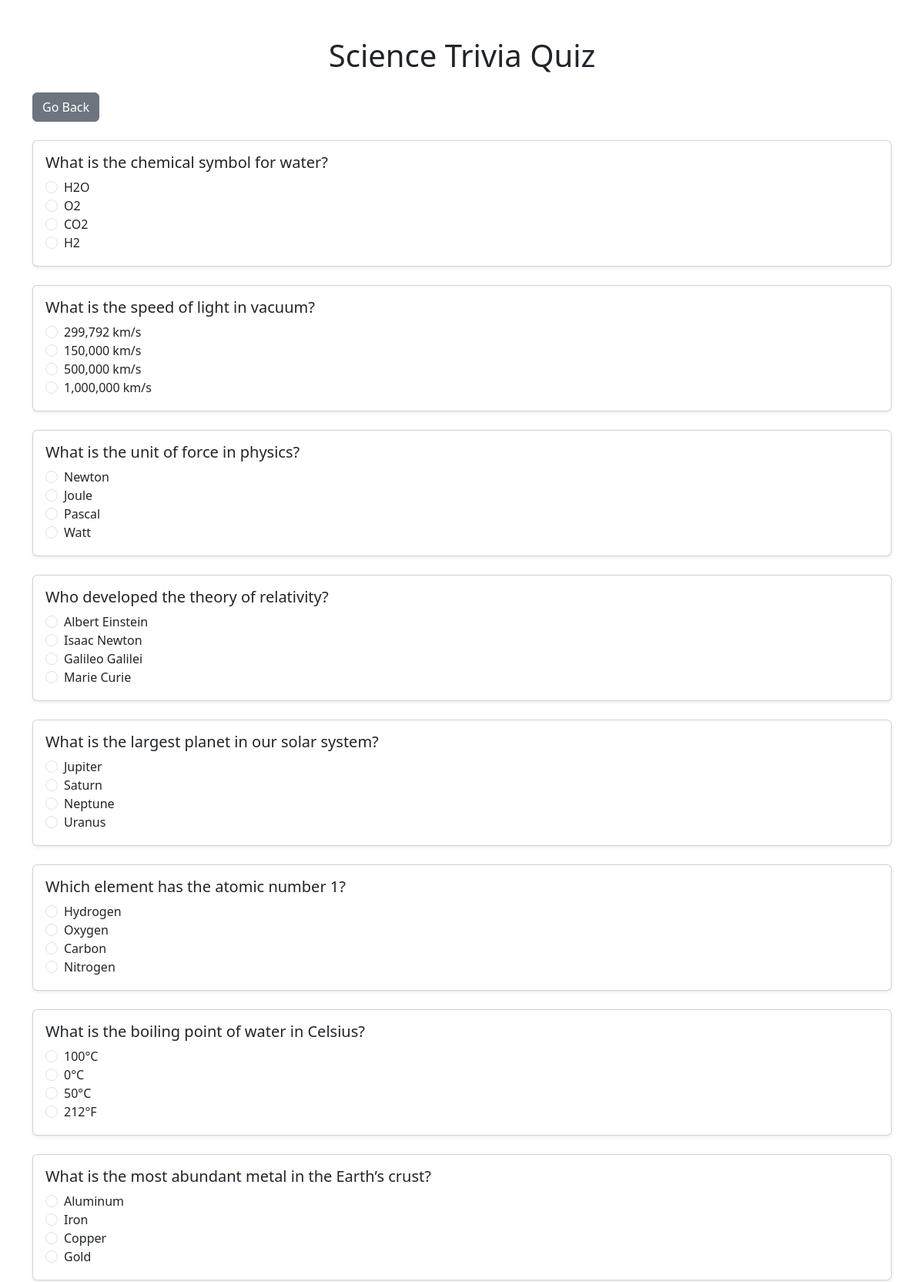
The app's page /quiz/2/start (signed in, upper part) with its own data.
### quizApp/models.py (models this page shows, shortened)
class Quiz(models.Model):
    title = models.CharField(max_length=100)
    date = models.DateField(default=timezone.now)

class Question(models.Model):
    question_text = models.CharField(max_length=200)
    quiz = models.ForeignKey(Quiz, on_delete=models.CASCADE)

class Choice(models.Model):
    choice_text = models.CharField(max_length=200)
    question = models.ForeignKey(Question, on_delete=models.CASCADE)
    is_correct = models.BooleanField(default=False)

### quizApp/views.py (the view, shortened to what this page needs)
# urls.py: path('quiz/<int:quiz_id>/start', views.quiz_start, name='quiz_start'),
@login_required(login_url="login")
def quiz_start(request, quiz_id):
    questions = Question.objects.filter(quiz_id=quiz_id).order_by("?")
    context = {'questions': questions, 'quiz_title': questions[0].quiz.title, 'quiz_id': quiz_id}
    return render(request, 'quizApp/quiz_start.html', context)

### templates/quizApp/quiz_start.html (shortened to what this page needs)
<!DOCTYPE html>
<html lang="en">
<head>
    <link rel="stylesheet" href="https://cdn.jsdelivr.net/npm/bootstrap@5.3.3/dist/css/bootstrap.min.css"
>
</head>
<body>
<div class="container mt-5">
    <h1 class="text-center mb-4">{{ quiz_title }}</h1>
    <div class="text-start mb-4">
        <a href="{% url 'quiz' quiz_id=quiz_id %}" class="btn btn-secondary">Go Back</a>
    </div>
    <form method="post" class="">
        {% for question in questions %}
            <div class="card mb-4 p-3 shadow-sm">
                <p class="h5">{{ question.question_text }}</p>
                <div class="form-check">
                    {% for choice in question.choice_set.all %}
                        <input class="form-check-input" type="radio" id="choice-{{ choice.id }}"
                               name="question-{{ question.id }}" value="{{ choice.id }}">
                        <label class="form-check-label" for="choice-{{ choice.id }}">
                            {{ choice.choice_text }}
                        </label><br>
                    {% endfor %}
                </div>
            </div>
        {% endfor %}
    </form>
</div>
</body>
</html>

### records on screen
Quiz: title "Science Trivia Quiz"
Question: question_text "What is the chemical symbol for water?"
Choice: choice_text "H2O"
Choice: choice_text "O2"
Choice: choice_text "CO2"
Choice: choice_text "H2"
Question: question_text "What is the speed of light in vacuum?"
Choice: choice_text "299,792 km/s"
Choice: choice_text "150,000 km/s"
Choice: choice_text "500,000 km/s"
Choice: choice_text "1,000,000 km/s"
Question: question_text "What is the unit of force in physics?"
Choice: choice_text "Newton"
Choice: choice_text "Joule"
Choice: choice_text "Pascal"
Choice: choice_text "Watt"
Question: question_text "Who developed the theory of relativity?"
Choice: choice_text "Albert Einstein"
Choice: choice_text "Isaac Newton"
Choice: choice_text "Galileo Galilei"
Choice: choice_text "Marie Curie"
Question: question_text "What is the largest planet in our solar system?"
Choice: choice_text "Jupiter"
Choice: choice_text "Saturn"
Choice: choice_text "Neptune"
Choice: choice_text "Uranus"
Question: question_text "Which element has the atomic number 1?"
Choice: choice_text "Hydrogen"
Choice: choice_text "Oxygen"
Choice: choice_text "Carbon"
Choice: choice_text "Nitrogen"
Question: question_text "What is the boiling point of water in Celsius?"
Choice: choice_text "100°C"
Choice: choice_text "0°C"
Choice: choice_text "50°C"
Choice: choice_text "212°F"
Question: question_text "What is the most abundant metal in the Earth’s crust?"
Choice: choice_text "Aluminum"
Choice: choice_text "Iron"
Choice: choice_text "Copper"
Choice: choice_text "Gold"
